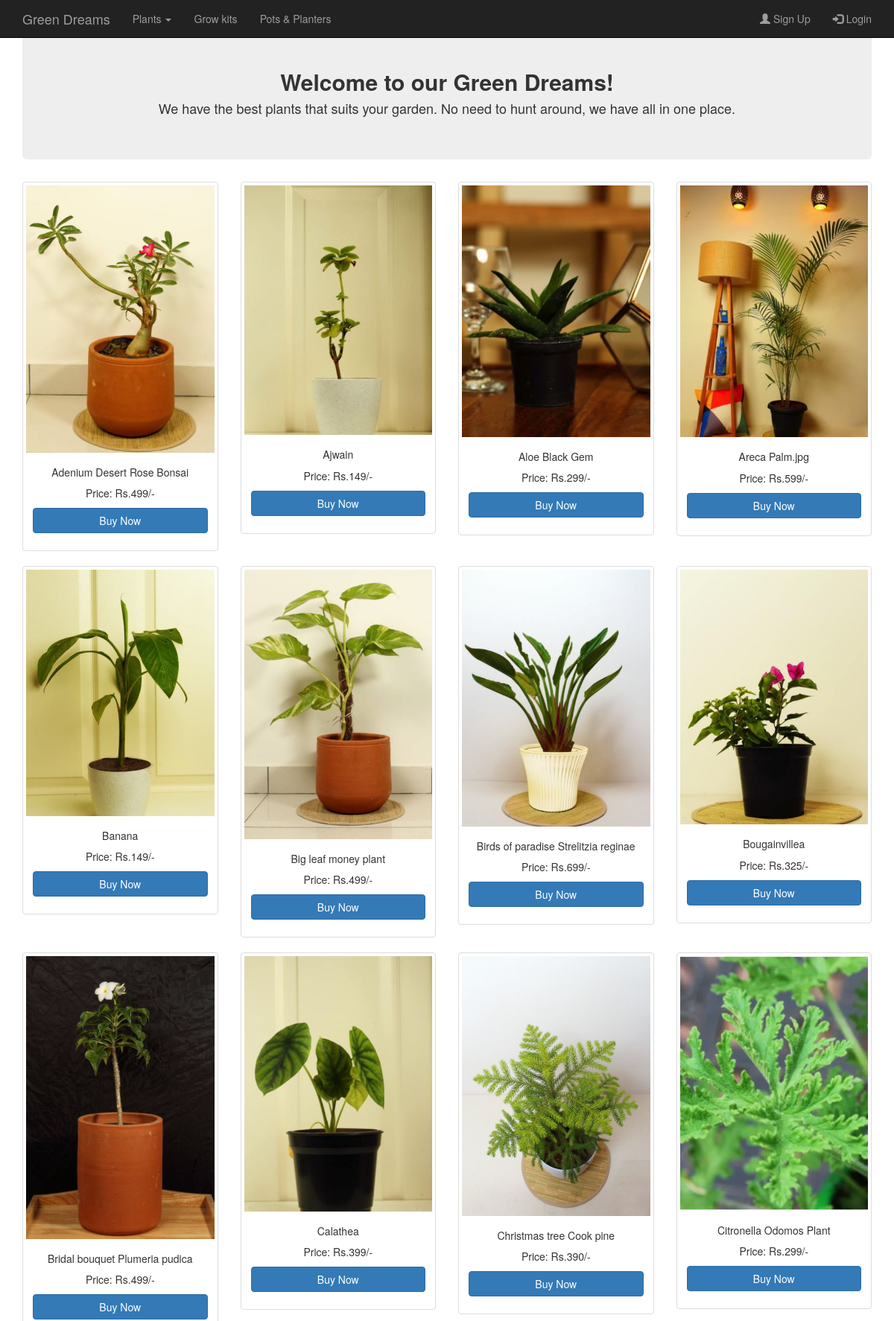
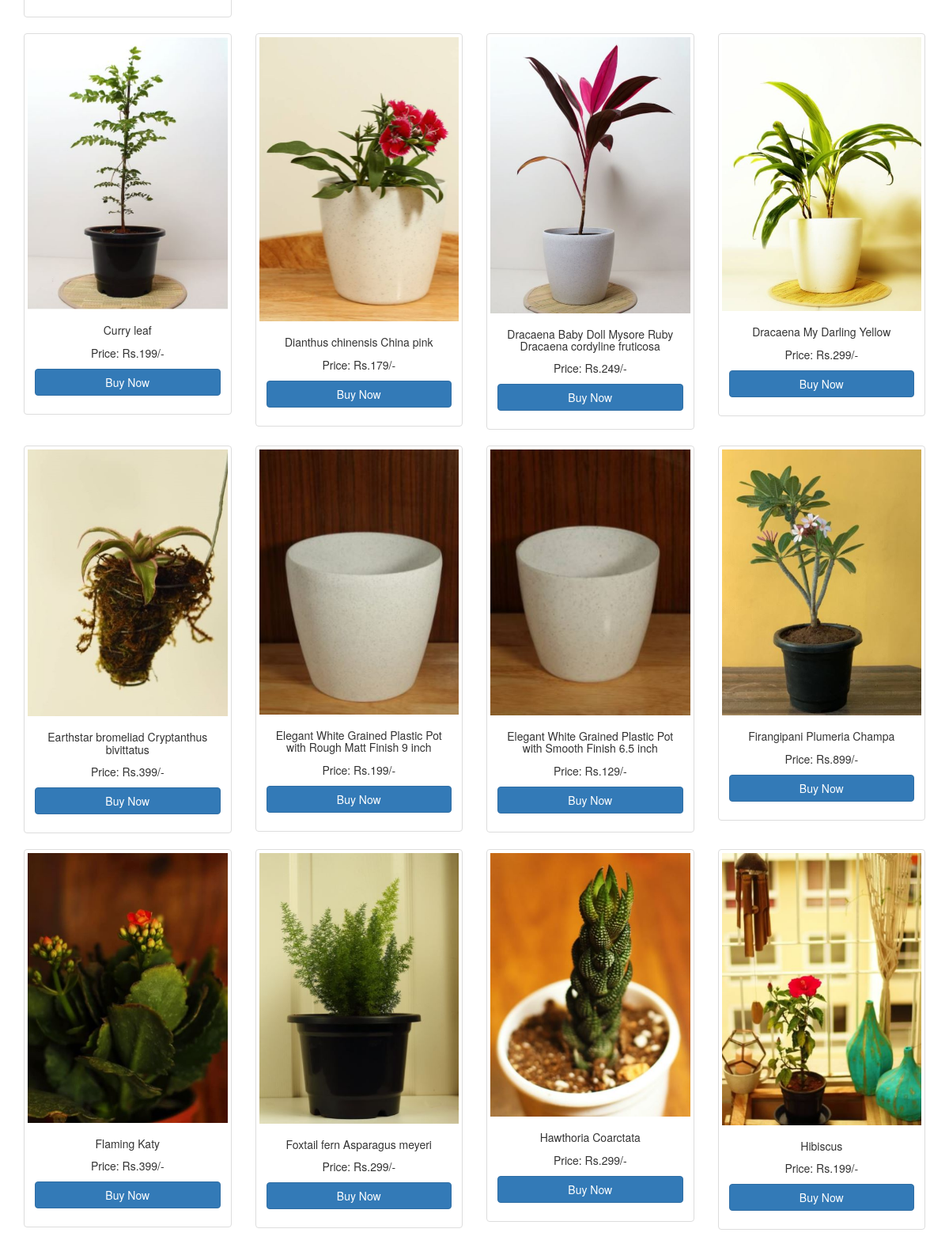
/allproducts.php (upper part), run on the app's committed database (2 pictures, top to bottom).
### tables this page shows
CREATE TABLE `items` (
  `id` int(11) NOT NULL,
  `name` varchar(255) NOT NULL,
  `price` int(11) NOT NULL,
  `image` varchar(256) NOT NULL,
  `Category` varchar(100) NOT NULL
);

### allproducts.php (the view, shortened to what this page needs)
     <div>
            <?php
                require 'header.php';
            ?>
            <div class="container" style="margin-top:25px; text-align:center;">
                <div class="jumbotron">
                    <h2><b>Welcome to our Green Dreams!</b></h2>
                    <h4>We have the best plants that suits your garden. No need to hunt around, we have all in one place.</h4>
                </div>
            </div>
            <div class="container">
            <?php
				  include 'connection.php';
                  $numOfCols = 4;
                  $rowCount = 0;
                  $bootstrapColWidth = 12 / $numOfCols;
                  $sql = "select * from items group by name";
					 $result = mysqli_query($con, $sql);
					if (mysqli_num_rows($result) > 0) {
						while($row = mysqli_fetch_assoc($result)) {
                        if ($rowCount % $numOfCols == 0){  ?>
              <div class="row">  <?php
              }
              ?>
                 <?php $rowCount++; ?>
                    <div class="col-md-<?php echo $bootstrapColWidth; ?> col-sm-6">
                        <div class="thumbnail">
                            <a href="cart.php">
                              <?php
                              $image=$row["image"];
                              echo '<img src="img/'.$image.'" alt="Cannon" />';  ?>
                            </a>
                            <center>
                                <div class="caption">
                                    <h5><?php echo $row["name"]; ?></h5>
                                    <p>Price: Rs.<?php echo $row["price"]; ?>/-</p>
                                    <?php if(!isset($_SESSION['email'])){  ?>
                                        <p><a href="login.php" role="button" class="btn btn-primary btn-block">Buy Now</a></p>
                                        <?php
                                        }
                                        ?>
                                </div>
                            </center>
                        </div>
                    </div>
                 <?php  if($rowCount % $numOfCols == 0) { ?>
                 </div>
                 <?php
                 }
                 }
                 }
                 ?>
            </div>
            <br><br><br><br><br><br><br><br>
        </div>
    </body>
</html>

### header.php (shortened to what this page needs)
<!DOCTYPE html>
<html>
    <head>
        <link rel="stylesheet" href="bootstrap/css/bootstrap.min.css" type="text/css">
        <link rel="stylesheet" href="css/style.css" type="text/css">
    </head>
    <body>
          <nav class="navbar navbar-inverse navbar-fixed-top">
               <div class="container">
                   <div class="navbar-header">
                       <a href="index.php" class="navbar-brand">Green Dreams</a>
                   </div>
                   <div class="navbar-collapse collapse" id="myNavbar">
                     <ul class="nav navbar-nav">
                        <li class="dropdown"><a class="dropdown-toggle" data-toggle="dropdown" href="#">Plants <span class="caret"></span></a>
                        </li>
                        <li><a href='products.php?id="Grow Kits"'>Grow kits</a></li>
                        <li><a href='products.php?id="Pots Planters"'>Pots & Planters</a></li>
                     </ul>
                       <ul class="nav navbar-nav navbar-right">
                           <?php
                           if(isset($_SESSION['email'])){
                           ?>
                           <li><a href="settings.php"><span class="glyphicon glyphicon-cog"></span> Settings</a></li>
                           <li><a href="logout.php"><span class="glyphicon glyphicon-log-out"></span> Logout</a></li>
                           <li><a href="cart.php"><span class="glyphicon glyphicon-shopping-cart"></span> Cart</a></li>
                           <?php
                           }else{
                            ?>
                            <li><a href="signup.php"><span class="glyphicon glyphicon-user"></span> Sign Up</a></li>
                           <li><a href="login.php"><span class="glyphicon glyphicon-log-in"></span> Login</a></li>
                           <?php
                           }
                           ?>
                       </ul>
                   </div>
               </div>
</nav>

### css/style.css (style rules this page uses)
.navbar { margin-bottom: 0px; }
html { min-height:100%; position:relative; }

### data on the page
items: image (picture), name "Adenium Desert Rose Bonsai", price "499"
items: image (picture), name "Ajwain", price "149"
items: image (picture), name "Aloe Black Gem", price "299"
items: image (picture), name "Areca Palm.jpg", price "599"
items: image (picture), name "Banana", price "149"
items: image (picture), name "Big leaf money plant", price "499"
items: image (picture), name "Birds of paradise Strelitzia reginae", price "699"
items: image (picture), name "Bougainvillea", price "325"
items: image (picture), name "Bridal bouquet Plumeria pudica", price "499"
items: image (picture), name "Calathea", price "399"
items: image (picture), name "Christmas tree Cook pine", price "390"
items: image (picture), name "Citronella Odomos Plant", price "299"
items: image (picture), name "Curry leaf", price "199"
items: image (picture), name "Dianthus chinensis China pink", price "179"
items: image (picture), name "Dracaena Baby Doll Mysore Ruby Dracaena cordyline fruticosa", price "249"
items: image (picture), name "Dracaena My Darling Yellow", price "299"
items: image (picture), name "Earthstar bromeliad Cryptanthus bivittatus", price "399"
items: image (picture), name "Elegant White Grained Plastic Pot with Rough Matt Finish 9 inch", price "199"
items: image (picture), name "Elegant White Grained Plastic Pot with Smooth Finish 6.5 inch", price "129"
items: image (picture), name "Firangipani Plumeria Champa", price "899"
items: image (picture), name "Flaming Katy", price "399"
items: image (picture), name "Foxtail fern Asparagus meyeri", price "299"
items: image (picture), name "Hawthoria Coarctata", price "299"
items: image (picture), name "Hibiscus", price "199"
